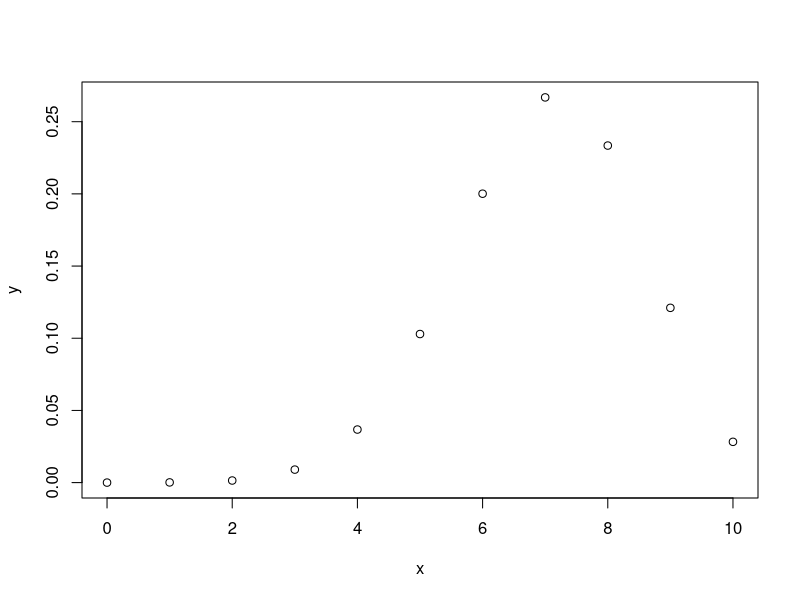

This figure's R source:
library(dplyr)
p <- 0.7
N <- 100
count <- 0

sequences <- vector()
methy <- vector()
unmethy <- vector()

for (j in 1:N){
  seq <- vector()
  countm <- 0
  for (i in 1:10){
    r <- runif(1,0,1)
    if(r<p){
      seq = paste(seq,'m')
      count <- count+1
      countm <- countm + 1
    }
    else{
      seq = paste(seq,'u')
    }
  }
  sequences <- c(sequences,seq)
  methy <- c(methy,countm)
  unmethy <- c(unmethy,10-countm)
}

sims <- 100
percent_list <- vector()
for (i in 1:100){
  percent_list <- c(percent_list, i/100)
}

# Create a sample of 50 numbers which are incremented by 1.
x <- seq(0,10,by = 1)

# Create the binomial distribution.
y <- dbinom(x,10,p)

# Plot the graph for this sample.
plot(x,y)



